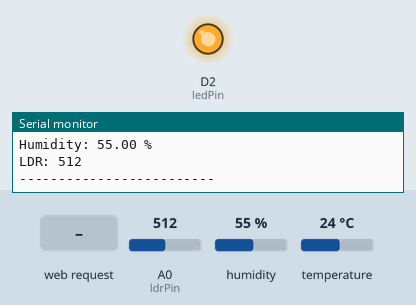
A sketch run on a simulated ESP8266 (NodeMCU). Shown: output pins drawn as LEDs (lit = HIGH), the last lines printed to the serial monitor. The test bench sets the inputs (shaded band); at power-on: A0 (ldrPin) = 512, humidity 55 %, temperature 24 °C. WiFi joins after 1.5 s; servers stay silent unless stated.

Above: at 7.2 s.
7.3 s: HTTP request GET /LEDOFF received
At 7.9 s:
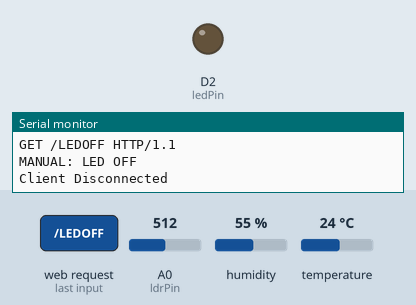
8.8 s: HTTP request GET /AUTO received
At 11.1 s:
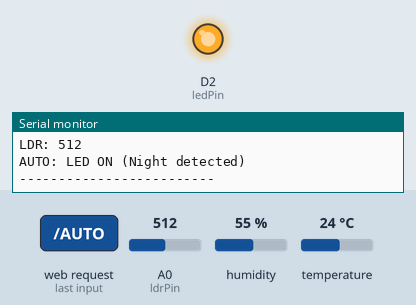
Timing chart, 0 to 12.6 s (numbered marks = the images above; inputs shaded):
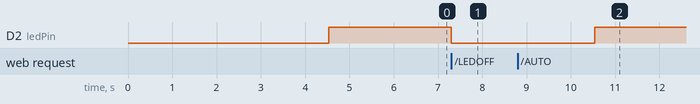

The sketch:

IoT_ESP8266.ino
```cpp
#include <ESP8266WiFi.h>
#include <DHT.h>

// ================= WIFI =================
const char* ssid = "dekut";
const char* password = "dekut@ict2023";

WiFiServer server(80);

// ================= LED =================
const int ledPin = D2;

// ================= DHT11 =================
#define DHTPIN D1
#define DHTTYPE DHT11

DHT dht(DHTPIN, DHTTYPE);

// ================= LDR =================
const int ldrPin = A0;

// ================= AUTO LIGHT CONTROL =================
const int LIGHT_ON_THRESHOLD  = 1000;   // LED turns ON below this
const int LIGHT_OFF_THRESHOLD = 1110;  // LED turns OFF above this

bool autoMode = true;     // automatic lighting enabled
bool ledState = false;    // current LED state

// ==================================================
void setup()
{
    Serial.begin(115200);
    delay(3000);

    Serial.println();
    Serial.println("================================");
    Serial.println("ESP8266 SMART LIGHTING SYSTEM");
    Serial.println("================================");

    pinMode(ledPin, OUTPUT);
    digitalWrite(ledPin, LOW);

    Serial.println("Initializing DHT...");
    dht.begin();

    Serial.println("Connecting to WiFi...");
    WiFi.mode(WIFI_STA);
    WiFi.begin(ssid, password);

    int timeout = 0;

    while (WiFi.status() != WL_CONNECTED && timeout < 30)
    {
        delay(500);
        Serial.print(".");
        timeout++;
    }

    Serial.println();

    if (WiFi.status() == WL_CONNECTED)
    {
        Serial.println("WiFi Connected!");
        Serial.print("IP Address: ");
        Serial.println(WiFi.localIP());

        server.begin();
        Serial.println("Web Server Started");
    }
    else
    {
        Serial.println("WiFi Connection Failed");
    }

    Serial.println("Setup Complete");
}

// ==================================================
void loop()
{
    static unsigned long lastSensorRead = 0;

    float temp = NAN;
    float hum = NAN;
    int light = 0;

    // ================= SENSOR READING =================
    if (millis() - lastSensorRead > 2000)
    {
        lastSensorRead = millis();

        temp = dht.readTemperature();
        hum = dht.readHumidity();
        light = analogRead(ldrPin);

        Serial.println("------ SENSOR DATA ------");

        if (isnan(temp) || isnan(hum))
        {
            Serial.println("DHT11 Read Failed");
        }
        else
        {
            Serial.print("Temp: ");
            Serial.print(temp);
            Serial.println(" C");

            Serial.print("Humidity: ");
            Serial.print(hum);
            Serial.println(" %");
        }

        Serial.print("LDR: ");
        Serial.println(light);

        // ================= AUTO LIGHT CONTROL =================
        if (autoMode)
        {
            if (!ledState && light < LIGHT_ON_THRESHOLD)
            {
                ledState = true;
                digitalWrite(ledPin, HIGH);
                Serial.println("AUTO: LED ON (Night detected)");
            }

            if (ledState && light > LIGHT_OFF_THRESHOLD)
            {
                ledState = false;
                digitalWrite(ledPin, LOW);
                Serial.println("AUTO: LED OFF (Daylight detected)");
            }
        }

        Serial.println("-------------------------");
    }

    // ================= WEB CLIENT =================
    WiFiClient client = server.available();

    if (client)
    {
        Serial.println("Client Connected");

        String request = client.readStringUntil('\r');
        Serial.println(request);
        client.flush();

        // ================= MANUAL OVERRIDE =================
        if (request.indexOf("/LEDON") >= 0)
        {
            autoMode = false;
            ledState = true;
            digitalWrite(ledPin, HIGH);
            Serial.println("MANUAL: LED ON");
        }

        if (request.indexOf("/LEDOFF") >= 0)
        {
            autoMode = false;
            ledState = false;
            digitalWrite(ledPin, LOW);
            Serial.println("MANUAL: LED OFF");
        }

        if (request.indexOf("/AUTO") >= 0)
        {
            autoMode = true;
            Serial.println("AUTO MODE ENABLED");
        }

        // ================= RESPONSE =================
        temp = dht.readTemperature();
        hum = dht.readHumidity();
        light = analogRead(ldrPin);

        if (isnan(temp)) temp = 0;
        if (isnan(hum)) hum = 0;

        client.println("HTTP/1.1 200 OK");
        client.println("Content-Type: application/json");
        client.println("Connection: close");
        client.println();

        client.print("{");

        client.print("\"temp\":");
        client.print(temp);
        client.print(",");

        client.print("\"hum\":");
        client.print(hum);
        client.print(",");

        client.print("\"light\":");
        client.print(light);
        client.print(",");

        client.print("\"led\":");
        client.print(ledState);
        client.print(",");

        client.print("\"auto\":");
        client.print(autoMode);
        client.print(",");

        client.print("\"wifi\":");
        client.print(WiFi.RSSI());

        client.print("}");

        client.stop();

        Serial.println("Client Disconnected");
    }
}
```

Measured:
- after the input at 7.3 s, D2 (ledPin): HIGH → LOW at once
- after the input at 8.8 s, D2 (ledPin): LOW → HIGH after 1.7 s
